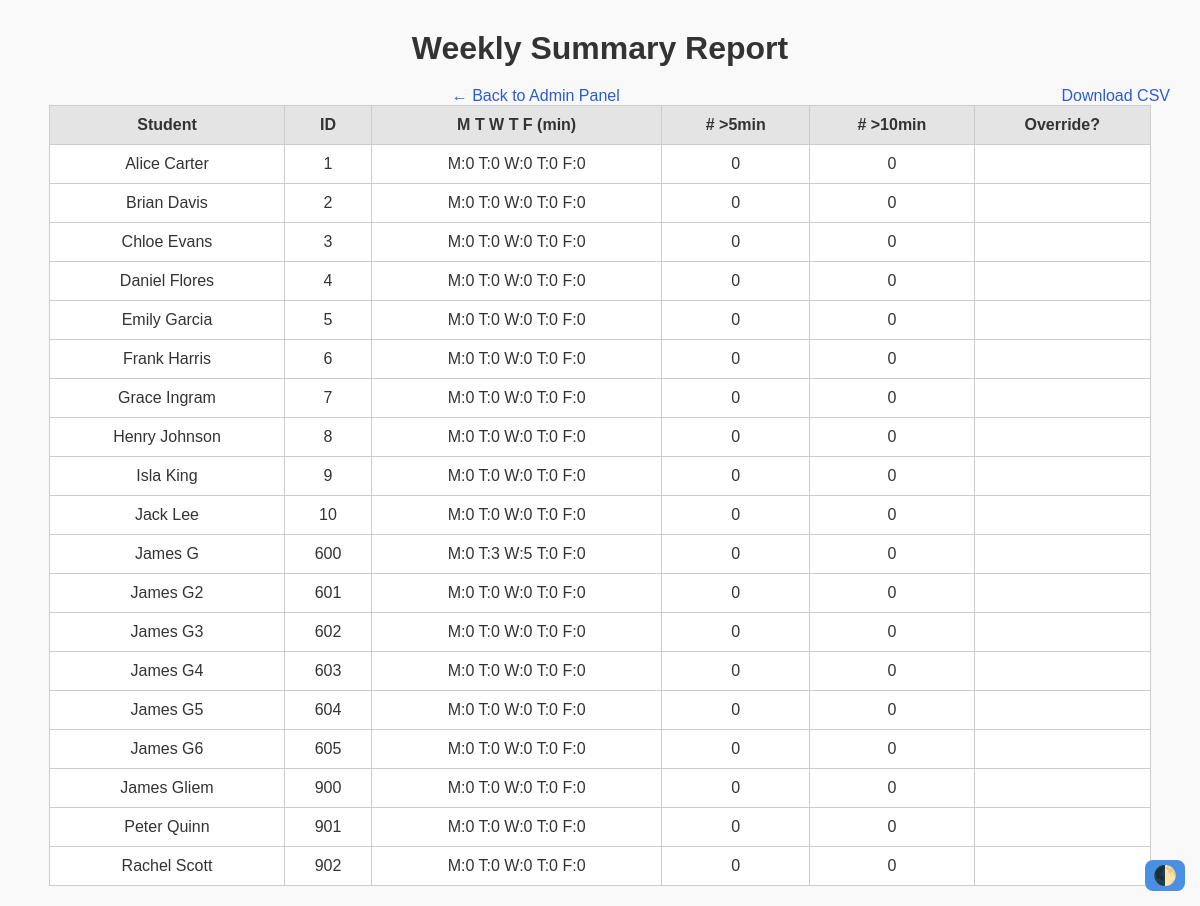
/admin_weekly_summary (signed in), run on the app's committed database.
### src/models.py (models this page shows, shortened)
class User(db.Model):
    __tablename__ = "users"
    id       = db.Column(db.String, primary_key=True)  # login ID
    name     = db.Column(db.String, nullable=False)
    email    = db.Column(db.String, unique=True, nullable=False)
    role     = db.Column(db.String, nullable=False)  # "student", "teacher"
    password = db.Column(db.String, nullable=False)
    passes   = db.relationship("Pass", backref="student", lazy=True, foreign_keys='Pass.student_id')
    audits   = db.relationship("AuditLog", backref="student", lazy=True, foreign_keys='AuditLog.student_id')
    periods  = db.relationship("StudentPeriod", backref="student", lazy=True, foreign_keys='StudentPeriod.student_id')

### src/routes/admin.py (the view)
@admin_bp.route('/admin_weekly_summary')
def admin_weekly_summary():
    if not session.get('logged_in'):
        return redirect(url_for('auth.admin_login'))
    DAYS = ["Monday", "Tuesday", "Wednesday", "Thursday", "Friday"]
    report_data = []
    for stu in User.query.all():
        records = Pass.query.filter_by(student_id=stu.id).all()
        day_totals = {d: 0 for d in DAYS}
        over_5 = sum(1 for r in records if (r.total_pass_time or 0) > 300)
        over_10 = sum(1 for r in records if (r.total_pass_time or 0) > 600)
        used_override = any(r.is_override for r in records)
        for r in records:
            dname = r.date.strftime('%A')
            if dname in day_totals:
                day_totals[dname] += r.total_pass_time or 0
        weekly = ' '.join(f"{d[0]}:{day_totals[d]//60}" for d in DAYS)
        report_data.append({
            "student_name"      : stu.name,
            "student_id"        : stu.id,
            "weekly_report"     : weekly,
            "passes_over_5_min" : over_5,
            "passes_over_10_min": over_10,
            "used_override"     : "✔️" if used_override else ""
        })
    return render_template('admin_weekly_summary.html', report_data=report_data)

### src/routes/auth.py (called while the page is built)
@auth_bp.before_app_request
def enforce_session_timeout():
    session.permanent = True
    current_app.permanent_session_lifetime = timedelta(
        minutes=SESSION_TIMEOUT_MIN
    )

### templates/admin_weekly_summary.html (shortened to what this page needs)
<!DOCTYPE html>
<html>
<head>
  <link rel="stylesheet" href="{{ url_for('static', filename='css/style.css') }}">
</head>
<body>
  <h1>Weekly Summary Report</h1>
  <a href="{{ url_for('admin.admin_view') }}">← Back to Admin Panel</a>
  <a href="{{ url_for('report.admin_report_csv') }}" style="float:right;">Download CSV</a>
  <table>
    <thead>
      <tr>
        <th>Student</th><th>ID</th><th>M T W T F (min)</th>
        <th># >5min</th><th># >10min</th><th>Override?</th>
      </tr>
    </thead>
    <tbody>
    {% for row in report_data %}
      <tr>
        <td>{{ row.student_name }}</td>
        <td>{{ row.student_id }}</td>
        <td>{{ row.weekly_report }}</td>
        <td>{{ row.passes_over_5_min }}</td>
        <td>{{ row.passes_over_10_min }}</td>
        <td>{{ row.used_override }}</td>
      </tr>
    {% endfor %}
    </tbody>
  </table>
</body>
</html>

### static/css/style.css (style rules this page uses)
:root { --bg: #f9f9f9; --text: #333; --card-bg: white; --link: #2a5bd7; --link-hover: #1e40af; --btn-bg: #4a90e2; --btn-hover: #357ab8; --border: #ccc; --error: red; --table-header: #e4e4e4; }
body { font-family: Arial, sans-serif; margin: 0; padding: 20px; background: var(--bg); color: var(--text); text-align: center; }
h1, h2 { margin-top: 10px; margin-bottom: 20px; color: var(--text); }
a { color: var(--link); text-decoration: none; margin: 0 10px; }
table { margin: auto; border-collapse: collapse; width: 95%; background: var(--card-bg); }
th, td { border: 1px solid var(--border); padding: 10px; text-align: center; vertical-align: middle; }
th { background: var(--table-header); }

### data on the page
User: student_name "Alice Carter", student_id "1", weekly_report "M:0 T:0 W:0 T:0 F:0", passes_over_5_min "0", passes_over_10_min "0"
User: student_name "Brian Davis", student_id "2", weekly_report "M:0 T:0 W:0 T:0 F:0", passes_over_5_min "0", passes_over_10_min "0"
User: student_name "Chloe Evans", student_id "3", weekly_report "M:0 T:0 W:0 T:0 F:0", passes_over_5_min "0", passes_over_10_min "0"
User: student_name "Daniel Flores", student_id "4", weekly_report "M:0 T:0 W:0 T:0 F:0", passes_over_5_min "0", passes_over_10_min "0"
User: student_name "Emily Garcia", student_id "5", weekly_report "M:0 T:0 W:0 T:0 F:0", passes_over_5_min "0", passes_over_10_min "0"
User: student_name "Frank Harris", student_id "6", weekly_report "M:0 T:0 W:0 T:0 F:0", passes_over_5_min "0", passes_over_10_min "0"
User: student_name "Grace Ingram", student_id "7", weekly_report "M:0 T:0 W:0 T:0 F:0", passes_over_5_min "0", passes_over_10_min "0"
User: student_name "Henry Johnson", student_id "8", weekly_report "M:0 T:0 W:0 T:0 F:0", passes_over_5_min "0", passes_over_10_min "0"
User: student_name "Isla King", student_id "9", weekly_report "M:0 T:0 W:0 T:0 F:0", passes_over_5_min "0", passes_over_10_min "0"
User: student_name "Jack Lee", student_id "10", weekly_report "M:0 T:0 W:0 T:0 F:0", passes_over_5_min "0", passes_over_10_min "0"
User: student_name "James G", student_id "600", weekly_report "M:0 T:3 W:5 T:0 F:0", passes_over_5_min "0", passes_over_10_min "0"
User: student_name "James G2", student_id "601", weekly_report "M:0 T:0 W:0 T:0 F:0", passes_over_5_min "0", passes_over_10_min "0"
User: student_name "James G3", student_id "602", weekly_report "M:0 T:0 W:0 T:0 F:0", passes_over_5_min "0", passes_over_10_min "0"
User: student_name "James G4", student_id "603", weekly_report "M:0 T:0 W:0 T:0 F:0", passes_over_5_min "0", passes_over_10_min "0"
User: student_name "James G5", student_id "604", weekly_report "M:0 T:0 W:0 T:0 F:0", passes_over_5_min "0", passes_over_10_min "0"
User: student_name "James G6", student_id "605", weekly_report "M:0 T:0 W:0 T:0 F:0", passes_over_5_min "0", passes_over_10_min "0"
User: student_name "James Gliem", student_id "900", weekly_report "M:0 T:0 W:0 T:0 F:0", passes_over_5_min "0", passes_over_10_min "0"
User: student_name "Peter Quinn", student_id "901", weekly_report "M:0 T:0 W:0 T:0 F:0", passes_over_5_min "0", passes_over_10_min "0"
User: student_name "Rachel Scott", student_id "902", weekly_report "M:0 T:0 W:0 T:0 F:0", passes_over_5_min "0", passes_over_10_min "0"
